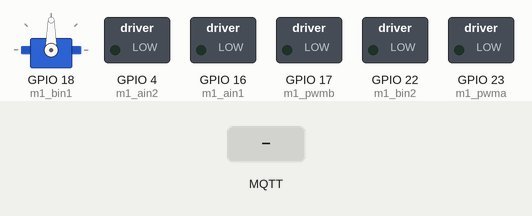
Simulated run of this sketch. Board: ESP32. Parts: servo, switched loads named in the sketch (green lamp = pin HIGH). Inputs (shaded band) come from the test bench. WiFi joins after 1.5 s; servers stay silent unless stated; no MQTT or app messages arrive unless stated; pins used as bus, display or sensor lines are not drawn; what the sketch prints to the serial monitor is not drawn.

Above: at 3.2 s.
3.3 s: MQTT message "/robot7_left_forward" arrives on the first subscribed topic
At 3.8 s:
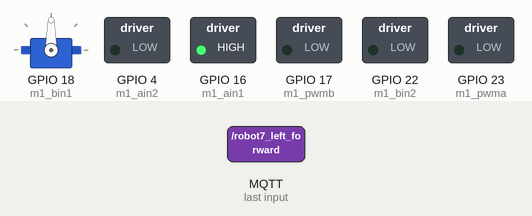
4.8 s: MQTT message "1" arrives on the first subscribed topic
At 6.0 s:
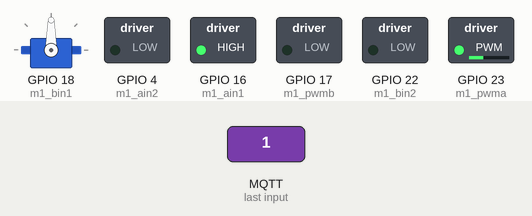
6.3 s: MQTT message "/robot7_left_forward" arrives on the second subscribed topic
At 7.3 s:
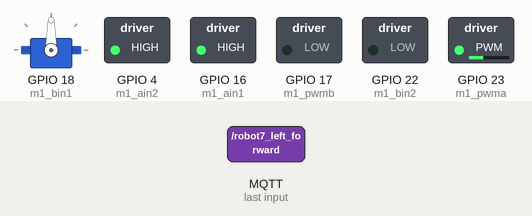
7.8 s: MQTT message "/robot7_gripper_open" arrives on the first subscribed topic
At 8.4 s:
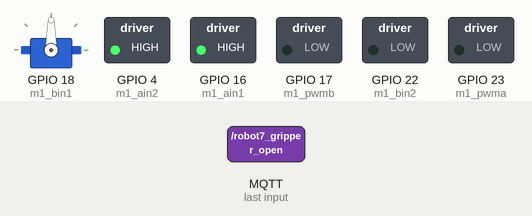
9.3 s: MQTT message "1" arrives on the second subscribed topic
At 10.5 s:
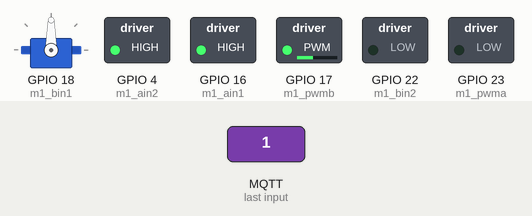
10.8 s: MQTT message "/robot7_left_forward" arrives on the third subscribed topic
At 11.9 s:
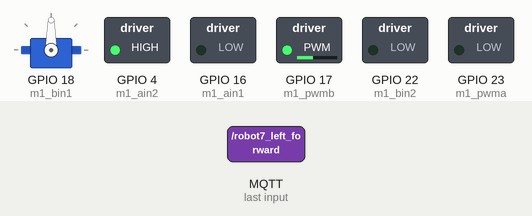
Timing chart, 0 to 13.3 s (numbered marks = the images above; inputs shaded):
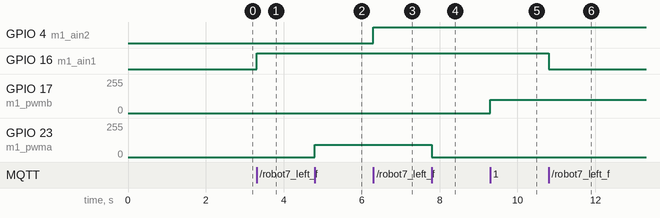

The sketch:

bot_spandan_7.ino
```cpp
#include <WiFi.h>
#include "PubSubClient.h"
#include <ESP32Servo.h>

//watch monster moterdriver pinout  for ain1, ain2, bin1, bin2, etc
//enable pin should be high with 3.3v
#define m1_ain1 16 //left
#define m1_bin2 22   //right
#define m1_bin1 18   //left
#define m1_ain2 4   //right
#define m1_pwma 23    //(left)
#define m1_pwmb 17    //(right)

int left_min_pwm_forward = 90;
int left_min_pwm_backward = 100;
int right_min_pwm_forward = 100;
int right_min_pwm_backward = 90;
WiFiClient espClient22;
PubSubClient client(espClient22);
Servo myservo;

int servoPin = 18;

// Replace with your network credentials (STATION)
const char* ssid = "AI/ML";
const char* password = "ACES@1234";

const char* mqtt_server = "192.168.1.117";

void initWiFi() {
  WiFi.mode(WIFI_STA);
  WiFi.begin(ssid, password);
  Serial.print("Connecting to WiFi ..");
  while (WiFi.status() != WL_CONNECTED) {
    Serial.print('.');
    delay(1000);
  }
  Serial.println(WiFi.localIP());
}

void setup() {
  Serial.begin(115200);
  ESP32PWM::allocateTimer(0);
  ESP32PWM::allocateTimer(1);
  ESP32PWM::allocateTimer(2);
  ESP32PWM::allocateTimer(3);
  myservo.setPeriodHertz(50);// Standard 50hz servo
  myservo.attach(servoPin, 1000, 2000);
  initWiFi();
  Serial.print("RRSI: ");
  Serial.println(WiFi.RSSI());
  client.setServer(mqtt_server, 1883);
  client.setCallback(callback);
  pinMode(m1_ain1, OUTPUT);
  pinMode(m1_ain2, OUTPUT);
  pinMode(m1_bin1, OUTPUT);
  pinMode(m1_bin2, OUTPUT);
  pinMode(m1_pwma, OUTPUT);
  pinMode(m1_pwmb, OUTPUT);

  // digitalWrite(m1_pwma, HIGH);
  // digitalWrite(m1_pwmb, HIGH);
}

void callback(String topic, byte* message, unsigned int length) {
  Serial.print("Message arrived on topic: ");
  Serial.print(topic);
  Serial.print(". Message: ");

  String messageInfo;
  for (int i = 0; i < length; i++) {
    Serial.print((char)message[i]);
    messageInfo += (char)message[i];
  }
  Serial.println();

  // If a message is received on the topic room/lamp, you check if the message is either on or off. Turns the lamp GPIO according to the message
  if(topic=="/robot7_left_forward"){
      // Serial.print("Displaying message to users");
      // if(messageInfo == "allert"){
      //  len = messageInfo.length();
      int pwm_value = messageInfo.toInt();
      if(pwm_value != 0)
        pwm_value = map(left_min_pwm_forward,255,0,255,pwm_value);
      analogWrite(m1_pwma,pwm_value);
      digitalWrite(m1_ain1, HIGH);
      digitalWrite(m1_bin1, LOW);
      Serial.print("robot7_left_forward : ");
      Serial.println(pwm_value);
  }
  if(topic=="/robot7_right_forward"){
      // Serial.print("Displaying message to users");
      // if(messageInfo == "allert"){
      //  len = messageInfo.length();
      int pwm_value = messageInfo.toInt();
      if(pwm_value != 0)
        pwm_value = map(right_min_pwm_forward,255,0,255,pwm_value);
      analogWrite(m1_pwmb,pwm_value);
      digitalWrite(m1_ain2, HIGH);
      digitalWrite(m1_bin2, LOW);
      Serial.print("robot7_right_forward : ");
      Serial.println(pwm_value);
  }
  if(topic=="/robot7_left_backward"){
      // Serial.print("Displaying message to users");
      // if(messageInfo == "allert"){
      //  len = messageInfo.length();
      int pwm_value = messageInfo.toInt();
      if(pwm_value != 0)
        pwm_value = map(left_min_pwm_backward,255,0,255,pwm_value);
      analogWrite(m1_pwma,pwm_value);
      digitalWrite(m1_ain1, LOW);
      digitalWrite(m1_bin1, HIGH);
      Serial.print("robot7_left_backward : ");
      Serial.println(pwm_value);
  }
  if(topic=="/robot7_right_backward"){
      // Serial.print("Displaying message to users");
      // if(messageInfo == "allert"){
      //  len = messageInfo.length();
      int pwm_value = messageInfo.toInt();
      if(pwm_value != 0)
        pwm_value = map(right_min_pwm_backward,255,0,255,pwm_value);
      analogWrite(m1_pwmb,pwm_value);
      digitalWrite(m1_ain2, LOW);
      digitalWrite(m1_bin2, HIGH);
      Serial.print("robot7_right_backward : ");
      Serial.println(pwm_value);
  }
  if(topic =="/robot7_gripper_close"){
    myservo.write(90);
  }
  if(topic =="/robot7_gripper_open"){
    myservo.write(0);
  }
  // if(topic=="/robot6_left_forward"){
  //     // Serial.print("Displaying message to users");
  //     // if(messageInfo == "allert"){
  //     //  len = messageInfo.length();

  //     int pwm_value = messageInfo.toInt();
  //     if(pwm_value != 0)
  //       pwm_value = map(left_min_pwm_forward,255,0,255,pwm_value);
  //     analogWrite(m1_pwma,pwm_value);
  //     digitalWrite(m1_bin1, HIGH);
  //     digitalWrite(m1_ain1, LOW);
  //     Serial.print("robot6_left_forward : ");
  //     Serial.println(pwm_value);
  // }
  // if(topic=="/robot6_right_forward"){
  //     // Serial.print("Displaying message to users");
  //     // if(messageInfo == "allert"){
  //     //  len = messageInfo.length();
  //     int pwm_value = messageInfo.toInt();
  //     if(pwm_value != 0)
  //       pwm_value = map(right_min_pwm_forward,255,0,255,pwm_value);
  //     analogWrite(m1_pwmb,pwm_value);
  //     digitalWrite(m1_ain2, HIGH);
  //     digitalWrite(m1_bin2, LOW);
  //     Serial.print("robot6_right_forward : ");
  //     Serial.println(pwm_value);
  // }
  // if(topic=="/robot6_left_backward"){
  //     // Serial.print("Displaying message to users");
  //     // if(messageInfo == "allert"){
  //     //  len = messageInfo.length();
  //     int pwm_value = messageInfo.toInt();
  //     if(pwm_value != 0)
  //       pwm_value = map(left_min_pwm_backward,255,0,255,pwm_value);
  //     analogWrite(m1_pwma,pwm_value);
  //     digitalWrite(m1_bin1, LOW);
  //     digitalWrite(m1_ain1, HIGH);
  //     Serial.print("robot6_left_backward : ");
  //     Serial.println(pwm_value);
  // }
  // if(topic=="/robot6_right_backward"){
  //     Serial.print("Displaying message to users");
  //     // if(messageInfo == "allert"){
  //     //  len = messageInfo.length();
  //     int pwm_value = messageInfo.toInt();
  //     if(pwm_value != 0)
  //       pwm_value = map(right_min_pwm_backward,255,0,255,pwm_value);
  //     analogWrite(m1_pwmb,pwm_value);
  //     digitalWrite(m1_ain2, LOW);
  //     digitalWrite(m1_bin2, HIGH);
  //     Serial.print("robot6_right_backward : ");
  //     Serial.println(pwm_value);
  // }
  Serial.println();
}
// void backward()
// {
//   digitalWrite(m1_ain1, LOW);
//   digitalWrite(m1_bin1, LOW);
//   digitalWrite(m1_ain2, HIGH);
//   digitalWrite(m1_bin2, HIGH);
//   Serial.println("forward");
// }

// void forward()
// {
//   digitalWrite(m1_ain1, HIGH);
//   digitalWrite(m1_bin1, HIGH);
//   digitalWrite(m1_ain2, LOW);
//   digitalWrite(m1_bin2, LOW);
//   Serial.println("backward");
// }

// void left()
// {
//   digitalWrite(m1_ain1, LOW);
//   digitalWrite(m1_bin1, HIGH);
//   digitalWrite(m1_ain2, HIGH);
//   digitalWrite(m1_bin2, LOW);
//   Serial.println("left");
// }

// void right()
// {
//   digitalWrite(m1_ain1, HIGH);
//   digitalWrite(m1_bin1, LOW);
//   digitalWrite(m1_ain2, LOW);
//   digitalWrite(m1_bin2, HIGH);
//   Serial.println("right");
// }

// void stop()
// {
//   digitalWrite(m1_ain1, LOW);
//   digitalWrite(m1_bin1, LOW);
//   digitalWrite(m1_ain2, LOW);
//   digitalWrite(m1_bin2, LOW);
//   Serial.println("stop");
// }

void reconnect() {
  // Loop until we're reconnected
  while (!client.connected()) {
    Serial.print("Attempting MQTT connection...");


    if (client.connect("ESP32Client21")) {
      Serial.println("connected");
      // Subscribe or resubscribe to a topic
      // You can subscribe to more topics (to control more LEDs in this example)
      // client.subscribe("/robot7_left_forward");
      // client.subscribe("/robot7_right_forward");
      // client.subscribe("/robot7_left_backward");
      // client.subscribe("/robot7_right_backward");
      client.subscribe("/robot7_left_forward");
      client.subscribe("/robot7_right_forward");
      client.subscribe("/robot7_left_backward");
      client.subscribe("/robot7_right_backward");
      client.subscribe("/robot7_gripper_open");
      client.subscribe("/robot7_gripper_close");
    } else {
      Serial.print("failed, rc=");
      Serial.print(client.state());
      Serial.println(" try again in 5 seconds");
      // Wait 5 seconds before retrying
      delay(5000);
    }
  }
}

void loop() {
  if (!client.connected()) {
    reconnect();
  }
  if ((WiFi.status() != WL_CONNECTED)){
    Serial.println("Reconnecting to WiFi...");
    initWiFi();
  }

if(!client.loop()){
    client.connect("ESP32Client21");
      }
}
```

Measured:
- after the input at 3.3 s, GPIO 16 (m1_ain1): LOW → HIGH at once
- after the input at 4.8 s, GPIO 23 (m1_pwma): 0/255 → 91/255 at once
- after the input at 6.3 s, GPIO 4 (m1_ain2): LOW → HIGH at once
- after the input at 7.8 s, GPIO 23 (m1_pwma): 91/255 → 0/255 at once
- after the input at 9.3 s, GPIO 17 (m1_pwmb): 0/255 → 101/255 at once
- after the input at 10.8 s, GPIO 16 (m1_ain1): HIGH → LOW at once
